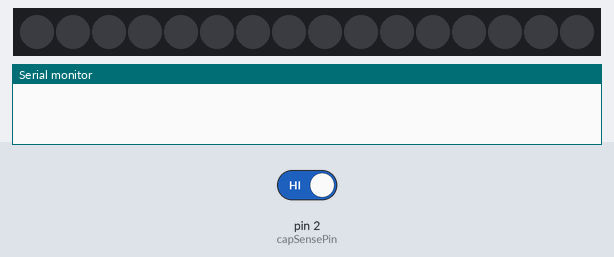
Simulated run of this sketch. Board: Arduino Uno, built with avr-gcc and run on an emulated ATmega328P. On the bench: 16 RGB LEDs in strip order, left to right, the last lines printed to the serial monitor. The inputs (shaded band) are chosen by the test bench; at power-on: pin 2 (capSensePin) HIGH.

Above: at 1.8 s.
1.9 s: pin 2 (capSensePin) driven LOW
At 2.4 s:
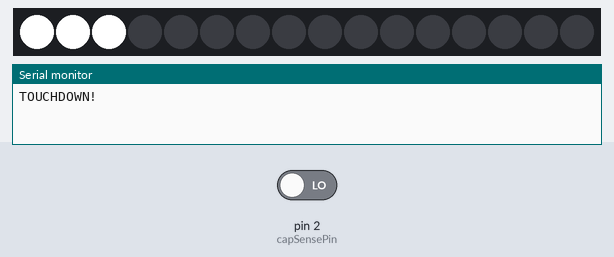
At 2.9 s:
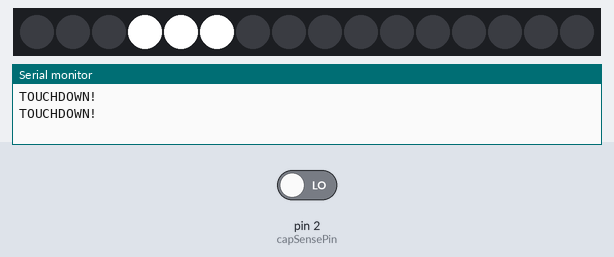
4.9 s: pin 2 (capSensePin) driven HIGH
Timing chart, 0 to 7.9 s (numbered marks = the images above; inputs shaded):
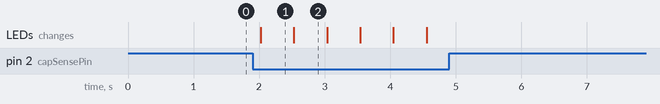

The sketch:

qopo_test_cap_rgb.ino
```cpp
#include "Tlc5940.h"
#include <CapacitiveSensor.h>

// Pin to connect to your drawing
int capSensePin = 2;
int touchedCutoff = 60;

CapacitiveSensor cs = CapacitiveSensor(4,2);

int delayTime = 20;

int brightnessVal(int val, int dime)
{
  return (val*4095/255)*dime/100;
}


// Take led number, and 0-255 rgb values
void setLedColor(int l, int r, int g, int b, int dime = 100)
{
//  Serial.print("Switching channels:");
//  Serial.print(l*3);
//  Serial.print(", ");
//  Serial.print(l*3+1);
//  Serial.print(", ");
//  Serial.println(l*3+2);
  Tlc.set(l*3, brightnessVal(r, dime));
  Tlc.set(l*3+1, brightnessVal(g, dime));
  Tlc.set(l*3+2, brightnessVal(b, dime));
}

int i = 0;
void setup()
{
  Tlc.init(0);
  Tlc.clear();
  Serial.begin(9600);
      cs.set_CS_AutocaL_Millis(0xFFFFFFFF);

}

void loop()
{
  // If the capacitive sensor reads above a certain threshold,
  //  turn on the LED
  long csTotal =  cs.capacitiveSensor(30);
  if (csTotal > touchedCutoff){
      Serial.println("TOUCHDOWN!");
      Tlc.clear();
      setLedColor(i%11, 255, 255, 255, 100);
      Tlc.update();
      i++;
  }
  delay(500);
}

// readCapacitivePin
//  Input: Arduino pin number
//  Output: A number, from 0 to 17 expressing
//          how much capacitance is on the pin
//  When you touch the pin, or whatever you have
//  attached to it, the number will get higher
//  In order for this to work now,
// The pin should have a 1+Megaohm resistor pulling
//  it up to +5v.
uint8_t readCapacitivePin(int pinToMeasure){
  // This is how you declare a variable which
  //  will hold the PORT, PIN, and DDR registers
  //  on an AVR
  volatile uint8_t* port;
  volatile uint8_t* ddr;
  volatile uint8_t* pin;
  // Here we translate the input pin number from
  //  Arduino pin number to the AVR PORT, PIN, DDR,
  //  and which bit of those registers we care about.
  byte bitmask;
  if ((pinToMeasure >= 0) && (pinToMeasure <= 7)){
    port = &PORTD;
    ddr = &DDRD;
    bitmask = 1 << pinToMeasure;
    pin = &PIND;
  }
  if ((pinToMeasure > 7) && (pinToMeasure <= 13)){
    port = &PORTB;
    ddr = &DDRB;
    bitmask = 1 << (pinToMeasure - 8);
    pin = &PINB;
  }
  if ((pinToMeasure > 13) && (pinToMeasure <= 19)){
    port = &PORTC;
    ddr = &DDRC;
    bitmask = 1 << (pinToMeasure - 13);
    pin = &PINC;
  }
  // Discharge the pin first by setting it low and output
  *port &= ~(bitmask);
  *ddr  |= bitmask;
  delay(1);
  // Make the pin an input WITHOUT the internal pull-up on
  *ddr &= ~(bitmask);
  // Now see how long the pin to get pulled up
  int cycles = 16000;
  for(int i = 0; i < cycles; i++){
    if (*pin & bitmask){
      cycles = i;
      break;
    }
  }
  // Discharge the pin again by setting it low and output
  //  It's important to leave the pins low if you want to
  //  be able to touch more than 1 sensor at a time - if
  //  the sensor is left pulled high, when you touch
  //  two sensors, your body will transfer the charge between
  //  sensors.
  *port &= ~(bitmask);
  *ddr  |= bitmask;

  return cycles;
}
```

Measured:
- after the input at 1.9 s, the LEDs: change after 0.12 s (image 1)
- after the input at 4.9 s, every drawn part: stays the same
- what the display in image 1 shows lasts 0.5 s, from 2.0 s to 2.5 s
